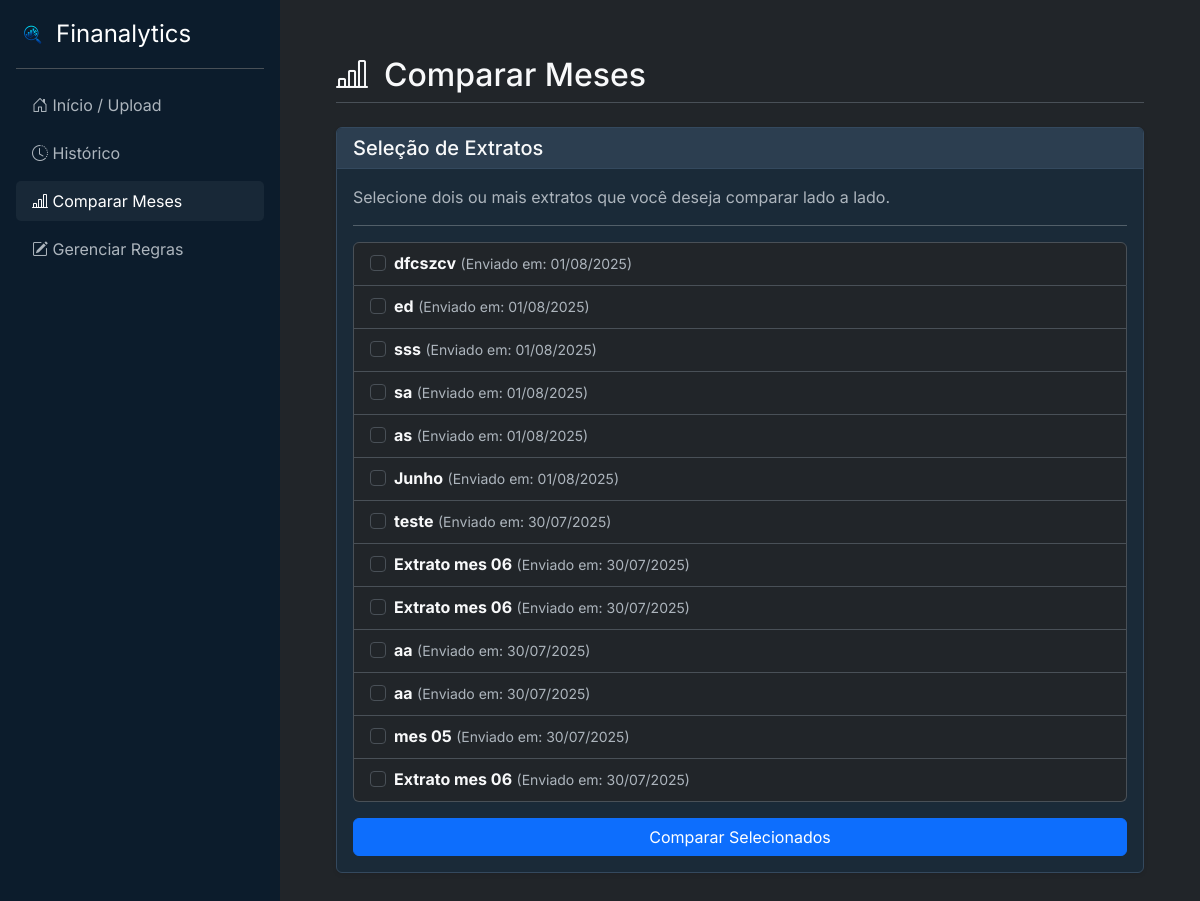
The app's page /comparar/ (signed in), older data.
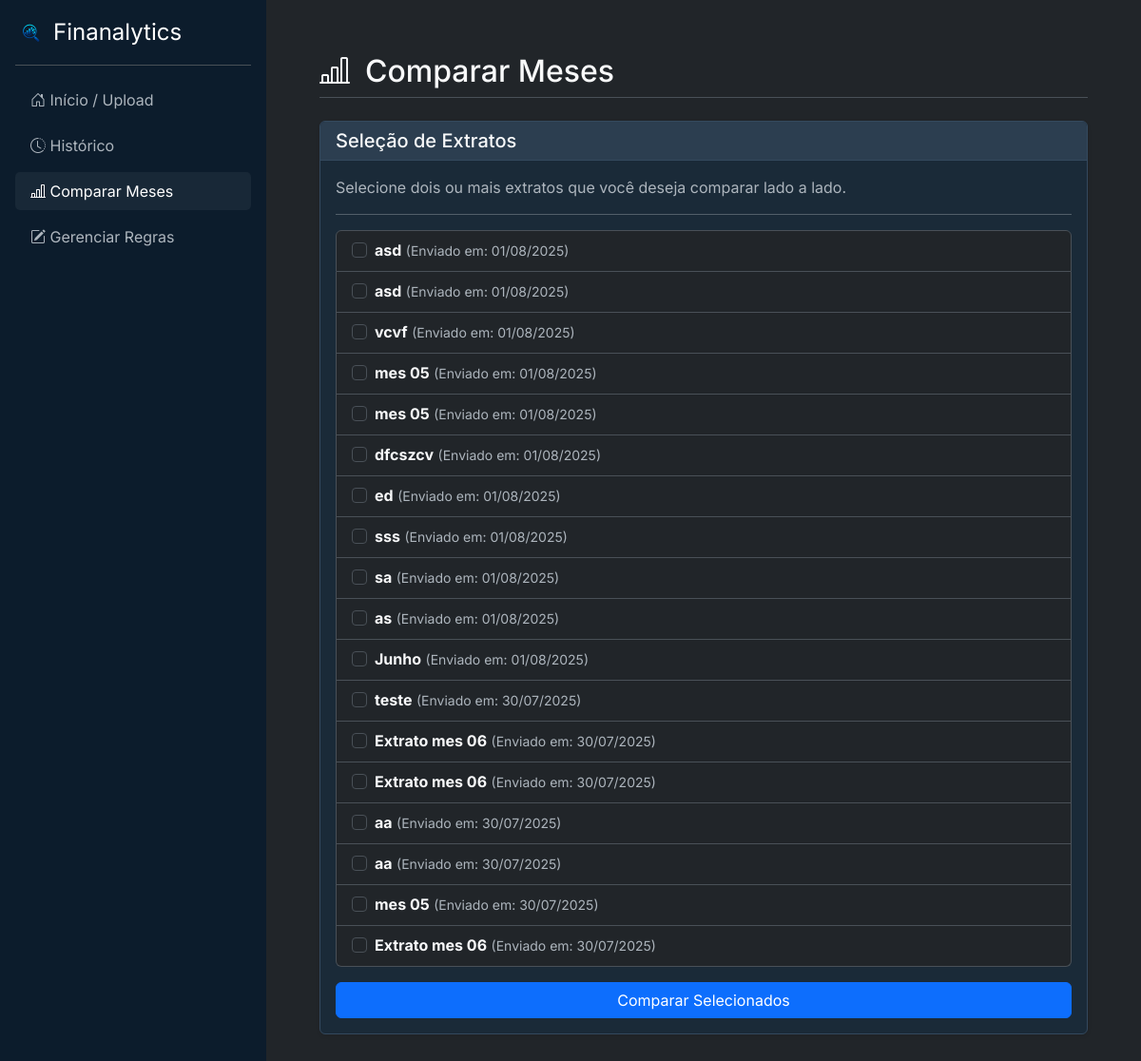
The same page, newer data.
### analisador/models.py (models this page shows, shortened)
class Extrato(models.Model):
    usuario = models.ForeignKey(User, on_delete=models.CASCADE)
    mes_referencia = models.CharField(max_length=50, help_text="Ex: Julho/2025")
    data_upload = models.DateTimeField(auto_now_add=True) # Salva a data do upload automaticamente

### analisador/views.py (the view, shortened to what this page needs)
# urls.py: path('comparar/', views.comparar_extratos, name='comparar'),
@login_required
def comparar_extratos(request):
    extratos = Extrato.objects.filter(usuario=request.user).order_by('-data_upload')
    contexto = {
        'extratos': extratos,
        'active_page': 'comparar'
    }
    return render(request, 'analisador/comparar.html', contexto)

### analisador/templates/analisador/comparar.html (shortened to what this page needs)
{% extends 'analisador/base.html' %}
{% block content %}
    <div class="d-flex justify-content-between align-items-center mb-4 pb-2 border-bottom">
        <h1 class="h2 mb-0"><i class="bi bi-bar-chart-line me-3"></i>Comparar Meses</h1>
    </div>
    <div class="card shadow-sm">
        <div class="card-header">
            <h5 class="card-title mb-0">Seleção de Extratos</h5>
        </div>
        <div class="card-body">
            <p class="card-text text-muted">Selecione dois ou mais extratos que você deseja comparar lado a lado.</p>
            <hr>
            <form method="POST">
                {% if extratos %}
                    <ul class="list-group mb-3">
                        {% for extrato in extratos %}
                            <li class="list-group-item">
                                <div class="form-check">
                                    <input class="form-check-input" type="checkbox" name="extratos_selecionados" value="{{ extrato.id }}" id="extrato-{{ extrato.id }}">
                                    <label class="form-check-label" for="extrato-{{ extrato.id }}">
                                        <strong>{{ extrato.mes_referencia }}</strong>
                                        <small class="text-muted">(Enviado em: {{ extrato.data_upload|date:"d/m/Y" }})</small>
                                    </label>
                                </div>
                            </li>
                        {% endfor %}
                    </ul>
                    <button type="submit" class="btn btn-primary w-100">Comparar Selecionados</button>
                {% else %}
                    <p class="text-center text-muted">Você precisa ter pelo menos dois extratos enviados para poder comparar. <a href="{% url 'home' %}">Faça um novo upload</a>.</p>
                {% endif %}
            </form>
        </div>
    </div>
{% endblock %}

Row changes from the older to the newer data that the page shows:
added Extrato: mes_referencia "asd", data_upload "01/08/2025"
added Extrato: mes_referencia "asd", data_upload "01/08/2025"
added Extrato: mes_referencia "vcvf", data_upload "01/08/2025"
added Extrato: mes_referencia "mes 05", data_upload "01/08/2025"
added Extrato: mes_referencia "mes 05", data_upload "01/08/2025"
